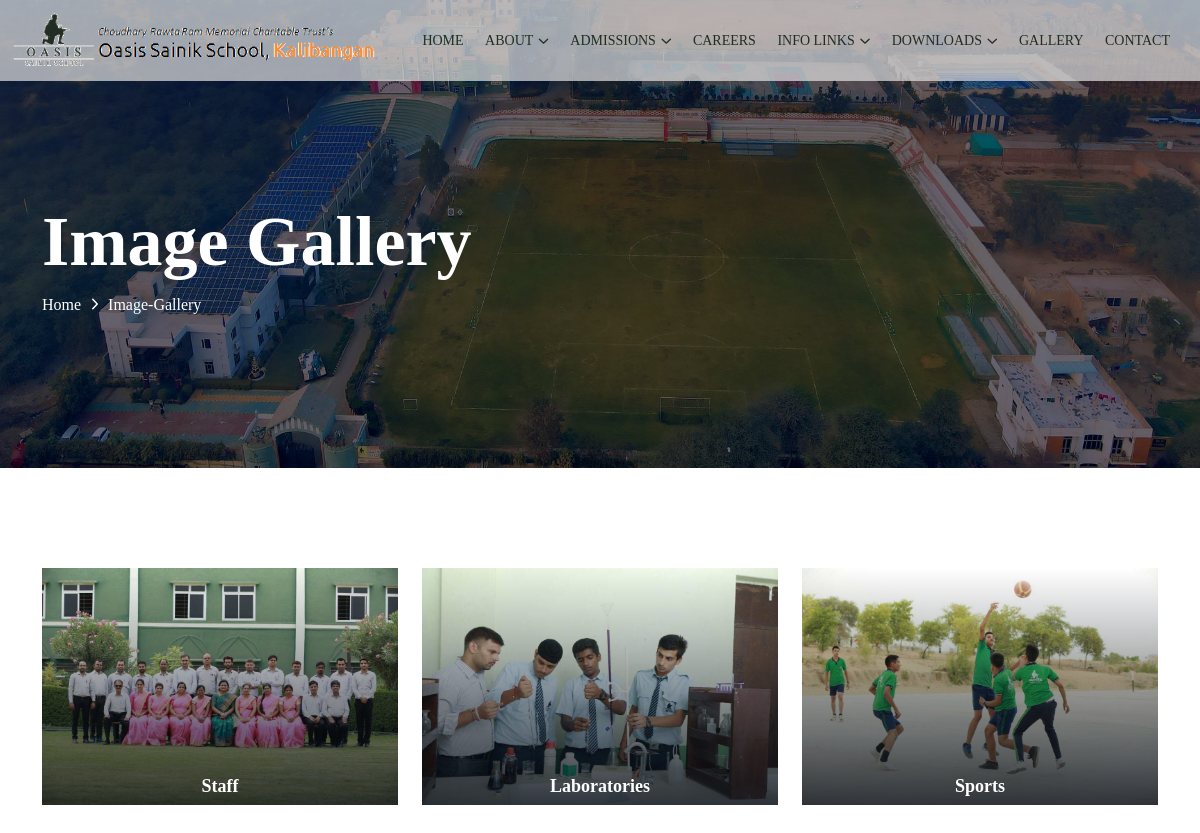
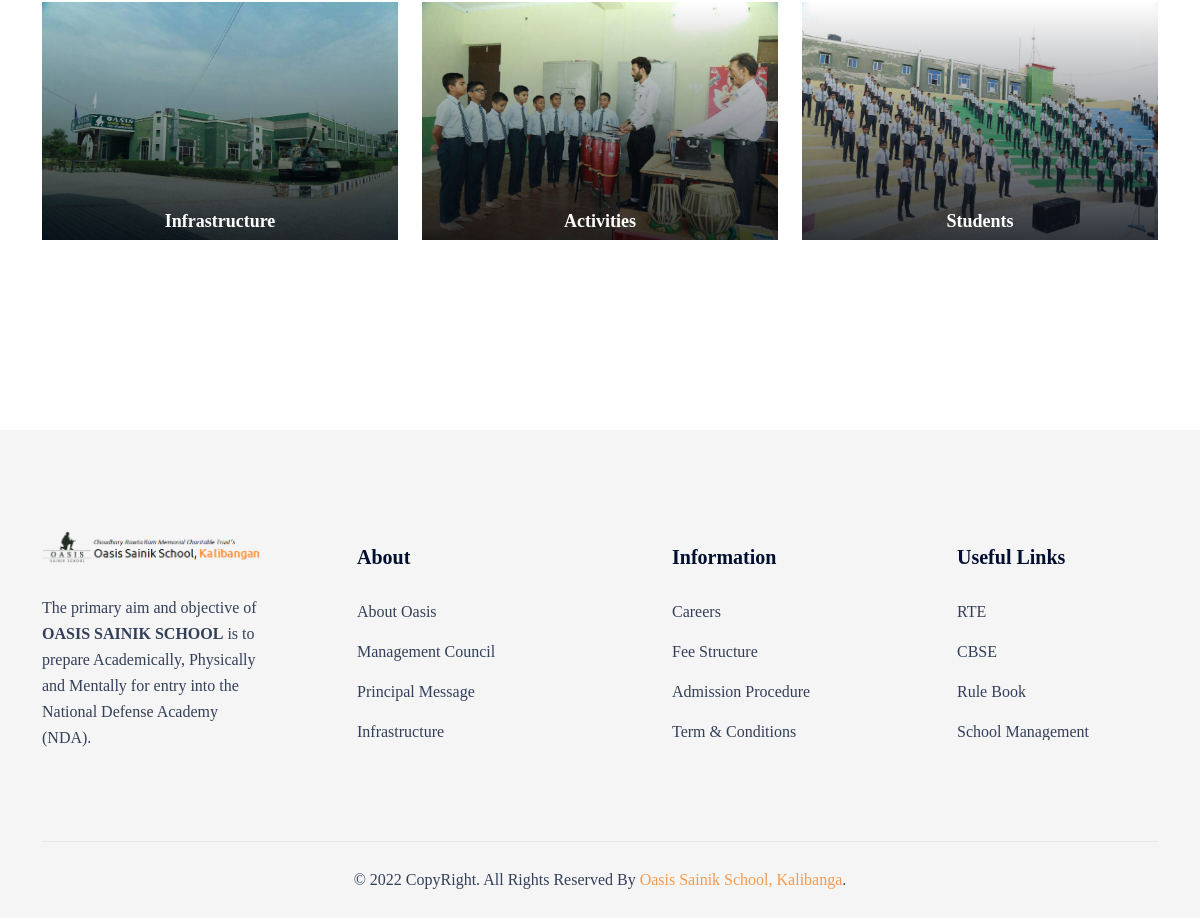
/index.php/gallery, run on the app's committed database (2 pictures, top to bottom).
### tables this page shows
CREATE TABLE `tb_img_category` (
  `id` int(11) NOT NULL,
  `title` varchar(191) DEFAULT NULL,
  `image` varchar(250) DEFAULT NULL,
  `description` text DEFAULT NULL,
  `status` enum('0','1') NOT NULL DEFAULT '1',
  `createDate` datetime NOT NULL DEFAULT current_timestamp(),
  `updateDate` datetime NOT NULL DEFAULT current_timestamp()
);

### application/controllers/Gallery.php (called while the page is built, shortened)
<?php defined('BASEPATH') OR exit('No direct script access allowed');
class Gallery extends CI_Controller
{
	public function __construct()
	{
		$this->load->helper('url');
		$this->load->helper('download');
		$this->load->helper('general_helper');
		$this->load->library('session');
		$this->load->library('pagination');
		$this->load->library('email');
		$this->load->model('photo_model');
		$this->load->model('category_model');
	}
	public function index()
	{
		$header['title'] = "Image Gallery | Oasis Sainik School";
        $data['head'] = "Image Gallery";
		$data['subhead'] = "Image-Gallery";
		$data['categories'] = $this->category_model->getAllResult();
		$this->load->view('header', $header);
		$this->load->view('pages/gallery', $data);
		$this->load->view('footer');
	}
}

### index.php (called while the page is built, shortened)
<?php
require_once BASEPATH.'core/CodeIgniter.php';

### application/models/Category_model.php (called while the page is built, shortened)
<?php
class Category_model extends CI_Model
{
	public function getAllResult()
	{
		$sql = $this->db->query("SELECT * FROM `tb_img_category`");
		return $sql->result_array();
	}
}
?>

### application/views/pages/gallery.php (the view, shortened to what this page needs)
<main>
    <?php include'breadcrumb.php'; ?>
    <section class="tp-team__section pt-100 pb-130">
        <div class="container">
            <div class="tp-team__wrapper mb-30">
                <div class="row">
                    <?php foreach($categories as $category){ ?>
                        <div class="col-lg-4 col-md-4 col-sm-6 col-12">
                            <div class="tp-team__member fix mb-30">
                                <div class="tp-team__img w-img tp-team__overlay p-relative">
                                    <a href="<?php echo base_url('gallery/photos/'.$category['id']); ?>">
                                        <img src="<?php echo base_url('library/uploads/category/').$category['image']; ?>" alt="">
                                    </a>
                                    <div class="tp-team__info text-center">
                                        <h3 class="tp-team__name"><?php echo $category['title']; ?></h3>
                                    </div>
                                </div>
                            </div>
                        </div>
                    <?php } ?>
                </div>
            </div>
        </div>
    </section>
</main>

### library/includes/css/spacing.css (style rules this page uses)
.mb-30 { margin-bottom:30px }
.pt-100 { padding-top:100px }
.pb-130 { padding-bottom:130px }

### library/includes/css/custom.css (style rules this page uses)
body { overflow-x: hidden; }

### data on the page
tb_img_category: image (picture), title "Staff"
tb_img_category: image (picture), title "Laboratories"
tb_img_category: image (picture), title "Sports"
tb_img_category: image (picture), title "Infrastructure"
tb_img_category: image (picture), title "Activities"
tb_img_category: image (picture), title "Students"

### other printed values
$head "Image Gallery"
$subhead "Image-Gallery"
